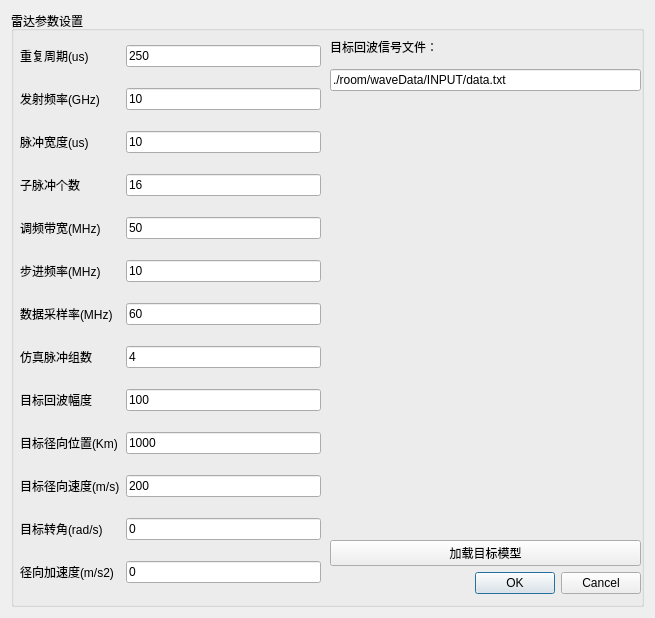
<?xml version="1.0" encoding="UTF-8"?>
<ui version="4.0">
 <class>SimDataGenWidget</class>
 <widget class="QWidget" name="SimDataGenWidget">
  <property name="geometry">
   <rect>
    <x>0</x>
    <y>0</y>
    <width>655</width>
    <height>618</height>
   </rect>
  </property>
  <property name="windowTitle">
   <string>目标ISAR成像回波模拟器</string>
  </property>
  <layout class="QGridLayout" name="gridLayout">
   <item row="1" column="0">
    <widget class="QGroupBox" name="groupBox">
     <property name="title">
      <string>雷达参数设置</string>
     </property>
     <widget class="QWidget" name="widget" native="true">
      <property name="geometry">
       <rect>
        <x>9</x>
        <y>19</y>
        <width>301</width>
        <height>571</height>
       </rect>
      </property>
      <layout class="QGridLayout" name="gridLayout_2">
       <item row="2" column="1">
        <widget class="QLineEdit" name="lineEdit_width">
         <property name="text">
          <string>10</string>
         </property>
         <property name="cursorPosition">
          <number>2</number>
         </property>
        </widget>
       </item>
       <item row="1" column="0">
        <widget class="QLabel" name="label">
         <property name="text">
          <string>发射频率(GHz)</string>
         </property>
        </widget>
       </item>
       <item row="3" column="1">
        <widget class="QLineEdit" name="lineEdit_child">
         <property name="text">
          <string>16</string>
         </property>
         <property name="cursorPosition">
          <number>2</number>
         </property>
        </widget>
       </item>
       <item row="4" column="0">
        <widget class="QLabel" name="label_4">
         <property name="text">
          <string>调频带宽(MHz)</string>
         </property>
        </widget>
       </item>
       <item row="2" column="0">
        <widget class="QLabel" name="label_2">
         <property name="text">
          <string>脉冲宽度(us)</string>
         </property>
        </widget>
       </item>
       <item row="1" column="1">
        <widget class="QLineEdit" name="lineEdit_freq">
         <property name="text">
          <string>10</string>
         </property>
        </widget>
       </item>
       <item row="3" column="0">
        <widget class="QLabel" name="label_3">
         <property name="text">
          <string>子脉冲个数</string>
         </property>
        </widget>
       </item>
       <item row="4" column="1">
        <widget class="QLineEdit" name="lineEdit_bandwidth">
         <property name="text">
          <string>50</string>
         </property>
         <property name="cursorPosition">
          <number>2</number>
         </property>
        </widget>
       </item>
       <item row="5" column="0">
        <widget class="QLabel" name="label_5">
         <property name="text">
          <string>步进频率(MHz)</string>
         </property>
        </widget>
       </item>
       <item row="7" column="0">
        <widget class="QLabel" name="label_7">
         <property name="text">
          <string>仿真脉冲组数</string>
         </property>
        </widget>
       </item>
       <item row="5" column="1">
        <widget class="QLineEdit" name="lineEdit_step">
         <property name="text">
          <string>10</string>
         </property>
         <property name="cursorPosition">
          <number>2</number>
         </property>
        </widget>
       </item>
       <item row="8" column="0">
        <widget class="QLabel" name="label_8">
         <property name="text">
          <string>目标回波幅度</string>
         </property>
        </widget>
       </item>
       <item row="6" column="0">
        <widget class="QLabel" name="label_6">
         <property name="text">
          <string>数据采样率(MHz)</string>
         </property>
        </widget>
       </item>
       <item row="7" column="1">
        <widget class="QLineEdit" name="lineEdit_group">
         <property name="text">
          <string>4</string>
         </property>
        </widget>
       </item>
       <item row="9" column="0">
        <widget class="QLabel" name="label_9">
         <property name="text">
          <string>目标径向位置(Km)</string>
         </property>
        </widget>
       </item>
       <item row="8" column="1">
        <widget class="QLineEdit" name="lineEdit_amplitude">
         <property name="text">
          <string>100</string>
         </property>
        </widget>
       </item>
       <item row="6" column="1">
        <widget class="QLineEdit" name="lineEdit_datasamp">
         <property name="text">
          <string>60</string>
         </property>
         <property name="cursorPosition">
          <number>2</number>
         </property>
        </widget>
       </item>
       <item row="9" column="1">
        <widget class="QLineEdit" name="lineEdit_posi">
         <property name="text">
          <string>1000</string>
         </property>
        </widget>
       </item>
       <item row="11" column="1">
        <widget class="QLineEdit" name="lineEdit_angular">
         <property name="text">
          <string>0</string>
         </property>
        </widget>
       </item>
       <item row="12" column="0">
        <widget class="QLabel" name="label_12">
         <property name="text">
          <string>径向加速度(m/s2)</string>
         </property>
        </widget>
       </item>
       <item row="12" column="1">
        <widget class="QLineEdit" name="lineEdit_acceler">
         <property name="text">
          <string>0</string>
         </property>
        </widget>
       </item>
       <item row="10" column="1">
        <widget class="QLineEdit" name="lineEdit_speed">
         <property name="text">
          <string>200</string>
         </property>
        </widget>
       </item>
       <item row="11" column="0">
        <widget class="QLabel" name="label_11">
         <property name="text">
          <string>目标转角(rad/s)</string>
         </property>
        </widget>
       </item>
       <item row="10" column="0">
        <widget class="QLabel" name="label_10">
         <property name="text">
          <string>目标径向速度(m/s)</string>
         </property>
        </widget>
       </item>
       <item row="0" column="1">
        <widget class="QLineEdit" name="lineEdit_period">
         <property name="text">
          <string>250</string>
         </property>
         <property name="cursorPosition">
          <number>1</number>
         </property>
        </widget>
       </item>
       <item row="0" column="0">
        <widget class="QLabel" name="label_14">
         <property name="text">
          <string>重复周期(us)</string>
         </property>
        </widget>
       </item>
      </layout>
     </widget>
     <widget class="QWidget" name="widget_2" native="true">
      <property name="geometry">
       <rect>
        <x>309</x>
        <y>19</y>
        <width>321</width>
        <height>571</height>
       </rect>
      </property>
      <widget class="QWidget" name="layoutWidget">
       <property name="geometry">
        <rect>
         <x>10</x>
         <y>63</y>
         <width>311</width>
         <height>501</height>
        </rect>
       </property>
       <layout class="QGridLayout" name="gridLayout_3">
        <item row="0" column="0">
         <widget class="QLabel" name="label_img">
          <property name="text">
           <string/>
          </property>
         </widget>
        </item>
        <item row="1" column="0">
         <widget class="QPushButton" name="pushButton_load">
          <property name="text">
           <string>加载目标模型</string>
          </property>
          <property name="flat">
           <bool>false</bool>
          </property>
         </widget>
        </item>
        <item row="2" column="0">
         <widget class="QDialogButtonBox" name="buttonBox">
          <property name="standardButtons">
           <set>QDialogButtonBox::Cancel|QDialogButtonBox::Ok</set>
          </property>
          <property name="centerButtons">
           <bool>false</bool>
          </property>
         </widget>
        </item>
       </layout>
      </widget>
      <widget class="QWidget" name="layoutWidget">
       <property name="geometry">
        <rect>
         <x>10</x>
         <y>0</y>
         <width>311</width>
         <height>61</height>
        </rect>
       </property>
       <layout class="QVBoxLayout" name="verticalLayout">
        <item>
         <layout class="QHBoxLayout" name="horizontalLayout">
          <item>
           <widget class="QLabel" name="label_15">
            <property name="text">
             <string>目标回波信号文件：</string>
            </property>
           </widget>
          </item>
         </layout>
        </item>
        <item>
         <widget class="QLineEdit" name="lineEdit_path">
          <property name="text">
           <string>./room/waveData/INPUT/data.txt</string>
          </property>
          <property name="readOnly">
           <bool>false</bool>
          </property>
          <property name="placeholderText">
           <string/>
          </property>
         </widget>
        </item>
       </layout>
      </widget>
     </widget>
    </widget>
   </item>
  </layout>
 </widget>
 <tabstops>
  <tabstop>lineEdit_period</tabstop>
  <tabstop>lineEdit_width</tabstop>
  <tabstop>lineEdit_child</tabstop>
  <tabstop>lineEdit_step</tabstop>
  <tabstop>lineEdit_angular</tabstop>
  <tabstop>lineEdit_datasamp</tabstop>
  <tabstop>lineEdit_speed</tabstop>
  <tabstop>lineEdit_acceler</tabstop>
  <tabstop>lineEdit_amplitude</tabstop>
  <tabstop>lineEdit_group</tabstop>
  <tabstop>lineEdit_path</tabstop>
  <tabstop>pushButton_load</tabstop>
  <tabstop>lineEdit_posi</tabstop>
  <tabstop>lineEdit_freq</tabstop>
  <tabstop>lineEdit_bandwidth</tabstop>
 </tabstops>
 <resources/>
 <connections/>
</ui>
